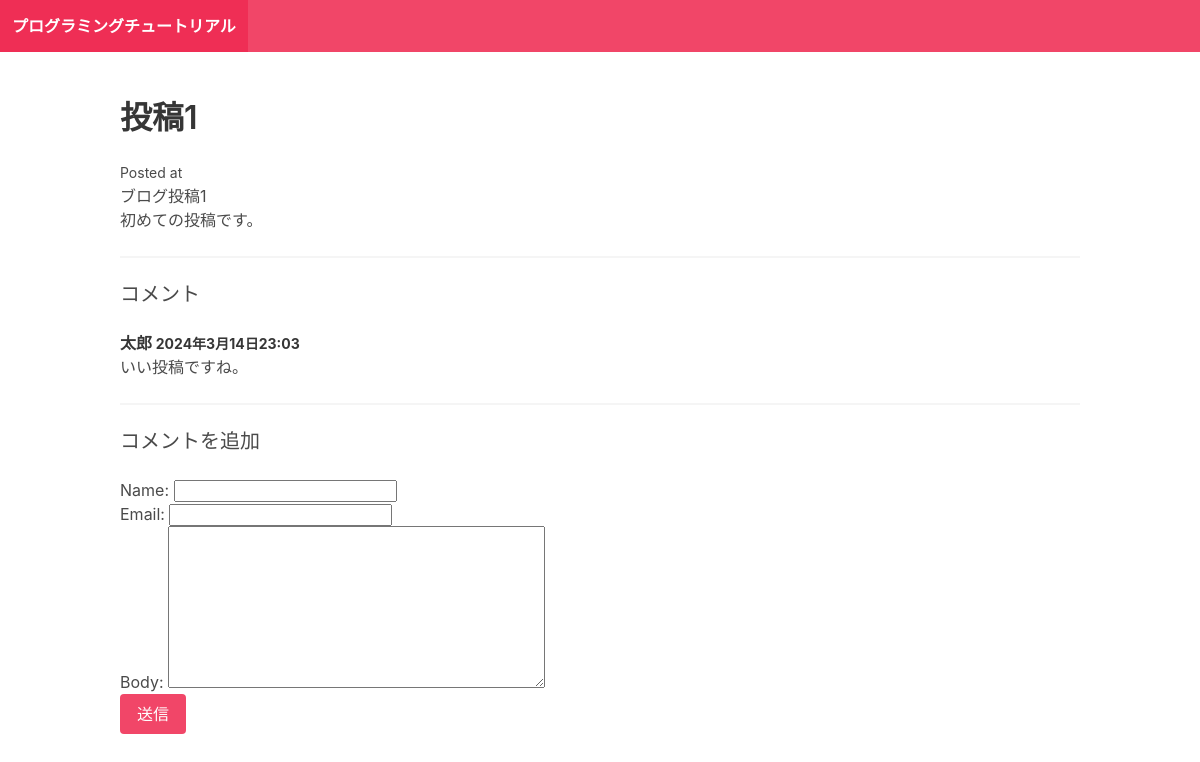
Before: /post-1/ with the older database file.
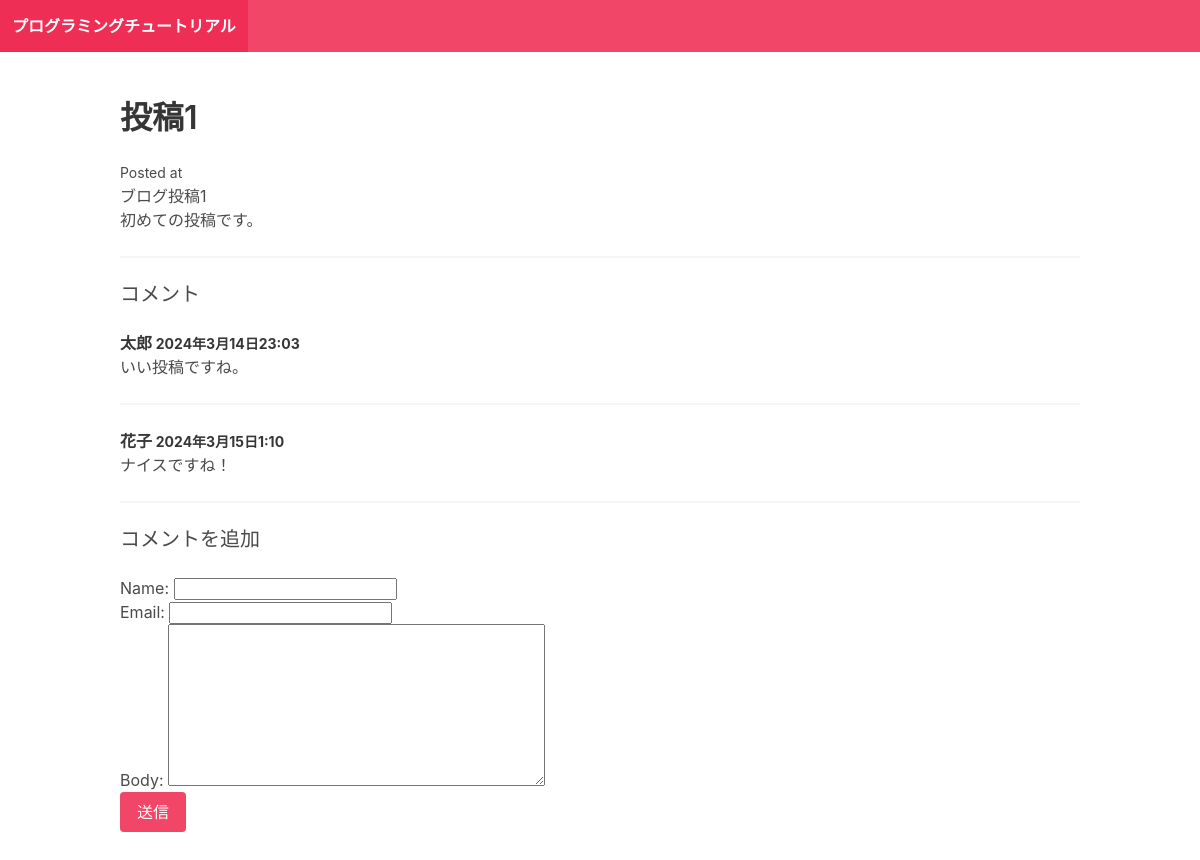
After: the same page with the newer database file.
### blog/models.py (models this page shows)
class Comment(models.Model):
    post = models.ForeignKey(Post, related_name="comments", on_delete=models.CASCADE) # 1つの投稿に対して複数のデータがある,Postデータベースに紐づけを行っている
    name = models.CharField(max_length = 255)
    email = models.EmailField()
    body = models.TextField()
    posted_date = models.DateTimeField(auto_now_add = True)

### blog/views.py (the view)
# urls.py: path("<slug:slug>/", post_detail, name="post_detail"),  # "<slug:~/"のパスが呼ばれたらpost_detail関数を探す, nameはhref属性で使う
def post_detail(request, slug):
    post = Post.objects.get(slug=slug)
    if request.method == "POST":
        form = CommentForm(request.POST)
        if form.is_valid():
            comment = form.save(commit=False)
            comment.post = post
            comment.save()
            return redirect("post_detail", slug=post.slug)
    else:
        form = CommentForm( )
    return render(request, "blog/post_detail.html", {"post": post, "form": form})

### blog/forms.py
class CommentForm(forms.ModelForm):
    class Meta:
        model = Comment
        fields = ["name", "email", "body"]

### blog/templates/blog/post_detail.html (shortened to what this page needs)
{% extends "blog/base.html" %}
{% block content %}
    <h1 class="title">
        {{post.title}}
    </h1>
    <small>Posted at {{post.psted_date}}</small>
    <p>{{post.intro}}</p>
    <p>{{post.body}}</p>
    <hr />
    <h2 class="subtitle">コメント</h2>
    {% for comment in post.comments.all %}
    <article class="media">
        <div class="media-content">
            <div class="content">
                <p>
                    <strong>
                        {{comment.name}}
                        <small>{{comment.posted_date}}</small>
                    </strong>
                    <br />
                    {{ comment.body}}
                </p>
            </div>
        </div>
    </article>
    <hr>
    {% empty %}
    <div class="notification">
        <p>コメントはまだありません。</p>
    </div>
    <hr>
    {% endfor %}
    <h2 class="subtitle">コメントを追加</h2>
    <form action="." method="post">
        {{form.as_p}}
        <div class="control">
            <button class="button is-danger">送信</button>
        </div>
    </form>
{% endblock %}

Changed rows visible on the page:
added Comment: name "花子", posted_date "2024年3月15日1:10", body "ナイスですね！"
